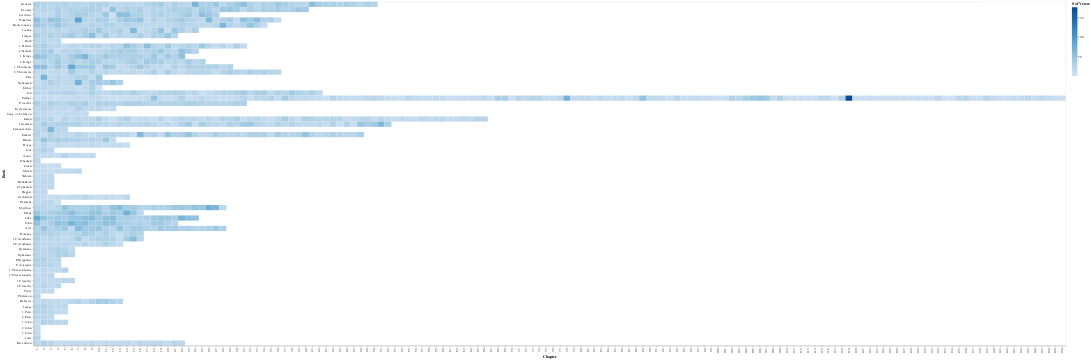

This figure's notebook cell:
### Code cell
chart_verse_heatmap = (
    alt.Chart(chapter_verse_counts)
    .mark_rect()
    .encode(
        x=alt.X("Chapter:O", title="Chapter"),
        y=alt.Y("Book:N", sort=books, title="Book"),
        color=alt.Color("# of Verses:Q", title="# of Verses", scale=alt.Scale(scheme="blues")),
        tooltip=["Book", "Chapter", "# of Verses"],
    )
    .properties(
                # title="# of Verses per Chapter",
                width='container', 
                height=1000)
    .interactive()
)
display(chart_verse_heatmap)

### Figure 1 — Vega-Lite specification as saved in the notebook (floating-point values rounded to 4 significant figures; data arrays with more than 128 entries replaced by an {"elided": "..."} marker saying what was removed)
{"config": {"view": {"continuousWidth": 300, "continuousHeight": 300}}, "data": {"name": "data-2e3300ddd96762ad01699db7725c3fa4"}, "mark": {"type": "rect"}, "encoding": {"color": {"field": "# of Verses", "scale": {"scheme": "blues"}, "title": "# of Verses", "type": "quantitative"}, "tooltip": [{"field": "Book", "type": "nominal"}, {"field": "Chapter", "type": "quantitative"}, {"field": "# of Verses", "type": "quantitative"}], "x": {"field": "Chapter", "title": "Chapter", "type": "ordinal"}, "y": {"field": "Book", "sort": ["Genesis", "Exodus", "Leviticus", "Numbers", "Deuteronomy", "Joshua", "Judges", "Ruth", "1 Samuel", "2 Samuel", "1 Kings", "2 Kings", "1 Chronicles", "2 Chronicles", "Ezra", "Nehemiah", "Esther", "Job", "Psalms", "Proverbs", "Ecclesiastes", "Song of Solomon", "Isaiah", "Jeremiah", "Lamentations", "Ezekiel", "Daniel", "Hosea", "Joel", "Amos", "Obadiah", "Jonah", "Micah", "Nahum", "Habakkuk", "Zephaniah", "Haggai", "Zechariah", "Malachi", "Matthew", "Mark", "Luke", "John", "Acts", "Romans", "1 Corinthians", "2 Corinthians", "Galatians", "Ephesians", "Philippians", "Colossians", "1 Thessalonians", "2 Thessalonians", "1 Timothy", "2 Timothy", "Titus", "Philemon", "Hebrews", "James", "1 Peter", "2 Peter", "1 John", "2 John", "3 John", "Jude", "Revelation"], "title": "Book", "type": "nominal"}}, "height": 1000, "params": [{"name": "param_3", "select": {"type": "interval", "encodings": ["x", "y"]}, "bind": "scales"}], "width": "container", "$schema": "https://vega.github.io/schema/vega-lite/v5.20.1.json", "datasets": {"data-2e3300ddd96762ad01699db7725c3fa4": {"elided": "1189 records"}}}
